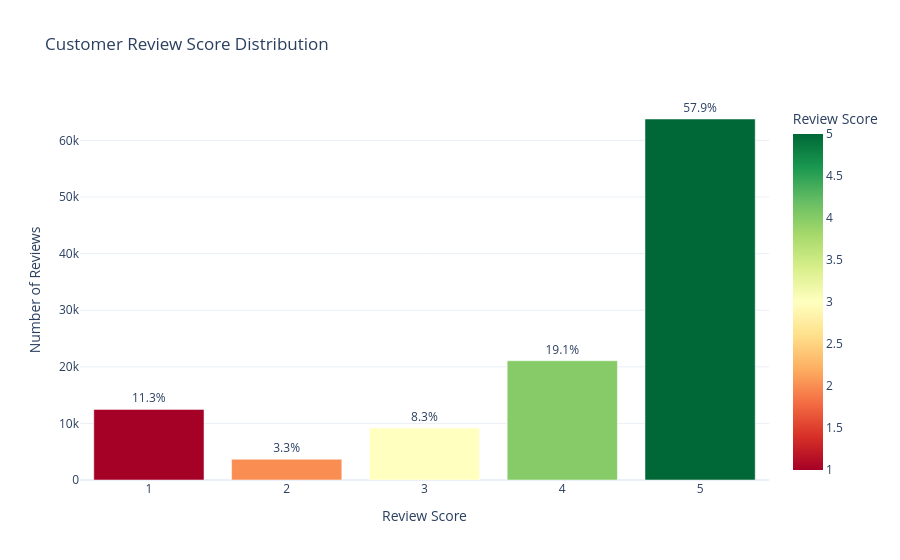

Here is the notebook cell this chart was saved with:
### Code cell
score_dist = df['review_score'].value_counts().sort_index().reset_index()
score_dist.columns = ['score', 'count']
score_dist['pct'] = score_dist['count'] / score_dist['count'].sum() * 100

fig = px.bar(score_dist, x='score', y='count',
    title='Customer Review Score Distribution',
    labels={'score': 'Review Score', 'count': 'Number of Reviews'},
    color='score',
    color_continuous_scale='RdYlGn',
    text=score_dist['pct'].apply(lambda x: f'{x:.1f}%')
)
fig.update_traces(textposition='outside')
fig.update_layout(template='plotly_white', showlegend=False)
fig.show()
fig.write_html('../outputs/08_review_distribution.html')

### Figure 1 — Plotly figure (JSON) as saved in the notebook; plotly's stock layout.template omitted (floating-point values rounded to 4 significant figures)
{"data": [{"hovertemplate": "Review Score=%{marker.color}<br>Number of Reviews=%{y}<br>text=%{text}<extra></extra>", "legendgroup": "", "marker": {"color": [1.0, 2.0, 3.0, 4.0, 5.0], "coloraxis": "coloraxis", "pattern": {"shape": ""}}, "name": "", "orientation": "v", "showlegend": false, "text": ["11.3%", "3.3%", "8.3%", "19.1%", "57.9%"], "textposition": "outside", "type": "bar", "x": [1.0, 2.0, 3.0, 4.0, 5.0], "xaxis": "x", "y": [12474, 3669, 9183, 21076, 63787], "yaxis": "y"}], "layout": {"barmode": "relative", "coloraxis": {"autocolorscale": false, "colorbar": {"title": {"text": "Review Score"}}, "colorscale": [[0, "rgb(165,0,38)"], [0.1, "rgb(215,48,39)"], [0.2, "rgb(244,109,67)"], [0.3, "rgb(253,174,97)"], [0.4, "rgb(254,224,139)"], [0.5, "rgb(255,255,191)"], [0.6, "rgb(217,239,139)"], [0.7, "rgb(166,217,106)"], [0.8, "rgb(102,189,99)"], [0.9, "rgb(26,152,80)"], [1, "rgb(0,104,55)"]]}, "legend": {"tracegroupgap": 0}, "showlegend": false, "title": {"text": "Customer Review Score Distribution"}, "xaxis": {"anchor": "y", "domain": [0, 1], "title": {"text": "Review Score"}}, "yaxis": {"anchor": "x", "domain": [0, 1], "title": {"text": "Number of Reviews"}}}}
